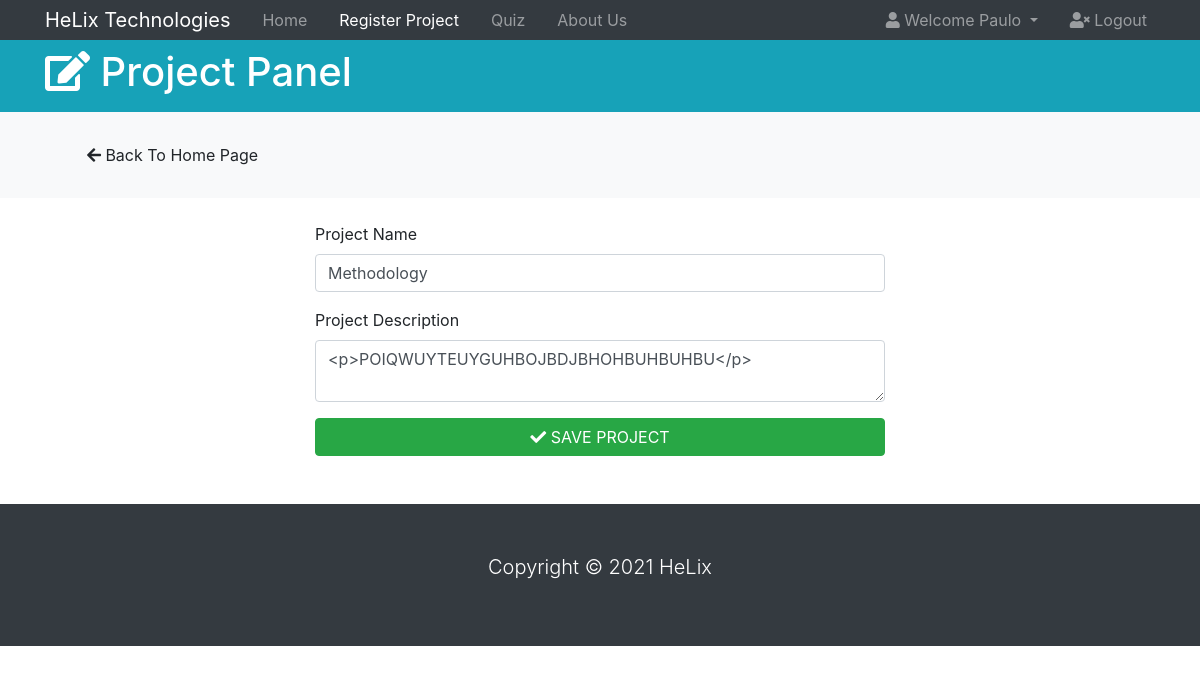
Screenshot of /register_project.php (signed in) with the database file from the repository.
### tables this page shows
CREATE TABLE `users` (
  `id` int(11) NOT NULL,
  `first_name` varchar(32) NOT NULL,
  `last_name` varchar(32) NOT NULL,
  `username` varchar(32) NOT NULL,
  `email` varchar(32) NOT NULL,
  `password` varchar(32) NOT NULL,
  `project_name` varchar(255) DEFAULT NULL,
  `project_body` varchar(500) DEFAULT NULL,
  `date_registered` date NOT NULL DEFAULT current_timestamp(),
  `feedback` varchar(1000) DEFAULT NULL,
  `quiz_score` int(10) DEFAULT NULL,
  `user_type` varchar(30) DEFAULT NULL
);

### register_project.php (the view, shortened to what this page needs)
<?php
   include('server.php');
   ?>
<!DOCTYPE html>
<html lang="en">
   <head>
      <link rel="stylesheet" href="https://use.fontawesome.com/releases/v5.0.13/css/all.css"
>
      <link rel="stylesheet" href="https://stackpath.bootstrapcdn.com/bootstrap/4.1.1/css/bootstrap.min.css"
>
   </head>
   <body>
      <?php
         $e = $_SESSION["email"];
         $p = $_SESSION["password"];
         $sql = "SELECT * FROM users WHERE email = '$e' AND password = '$p'";
         $result = mysqli_query($db, $sql);
         $row = mysqli_fetch_assoc($result);
         ?>
      <nav class="navbar navbar-expand-sm navbar-dark bg-dark p-0">
         <div class="container">
            <a href="#" class="navbar-brand">HeLix Technologies</a>
            <div class="collapse navbar-collapse" id="navbarCollapse">
               <ul class="navbar-nav">
                  <li class="nav-item px-2">
                     <a href="profile.php" class="nav-link">Home</a>
                  </li>
                  <li class="nav-item px-2">
                     <a href="register_project.php" class="nav-link active">Register Project</a>
                  </li>
                  <li class="nav-item px-2">
                     <a href="quiz.php" class="nav-link ">Quiz</a>
                  </li>
                  <li class="nav-item px-2">
                     <a href="about_us.php" class="nav-link">About Us</a>
                  </li>
               </ul>
               <ul class="navbar-nav ml-auto">
                  <li class="nav-item dropdown mr-3">
                     <a href="#" class="nav-link dropdown-toggle" data-toggle="dropdown">
                     <i class="fas fa-user"></i> Welcome <?php echo $row['first_name'] ?>
                     </a>
                  </li>
                  <li class="nav-item">
                     <a href="login.php" class="nav-link">
                     <i class="fas fa-user-times"></i> Logout
                     </a>
                  </li>
               </ul>
            </div>
         </div>
      </nav>
      <header id="main-header" class="py-2 bg-info text-white">
         <div class="container">
            <div class="row">
               <div class="col-md-6">
                  <h1>
                  <i class="fas fa-edit"></i> Project Panel
                  </h1>
               </div>
            </div>
         </div>
      </header>
      <section id="actions" class="py-4 mb-4 bg-light">
         <div class="container">
            <div class="row">
               <div class="col-md-3">
                  <a href="profile.php" class="btn btn-light btn-block">
                  <i class="fas fa-arrow-left"></i> Back To Home Page
                  </a>
               </div>
            </div>
         </div>
      </section>
      <section class = "container-fluid bg">
         <section class = "row justify-content-center">
            <section class = "col-12 col-sm-6 col-sm-4">
               <form action="" class="form-container" method="post">
                  <div class="form-group">
                     <label for="name">Project Name</label>
                     <input type="text" class="form-control" name="pname" value="<?php echo $row['project_name'] ?>">
                  </div>
                  <div class="form-group">
                     <label for="bio">Project Description</label>
                     <textarea class="form-control" name="editor1"><?php echo $row['project_body'] ?></textarea>
                  </div>
                  <button type="submit" name="save-project" class="btn btn-success btn-block">
                  <i class="fas fa-check"></i>
                  SAVE PROJECT
                  </button>
               </form>
            </section>
         </section>
      </section>
      <footer id="main-footer" class="bg-dark text-white mt-5 p-5">
         <div class="container">
            <div class="row">
               <div class="col">
                  <p class="lead text-center">
                     Copyright &copy;
                     <span id="year"></span>
                     HeLix
                  </p>
               </div>
            </div>
         </div>
      </footer>
   </body>
</html>

### rows the page displays
users: first_name "Paulo", pname "Methodology", editor1 "<p>POIQWUYTEUYGUHBOJBDJBHOHBUHBUHBU</p>"
